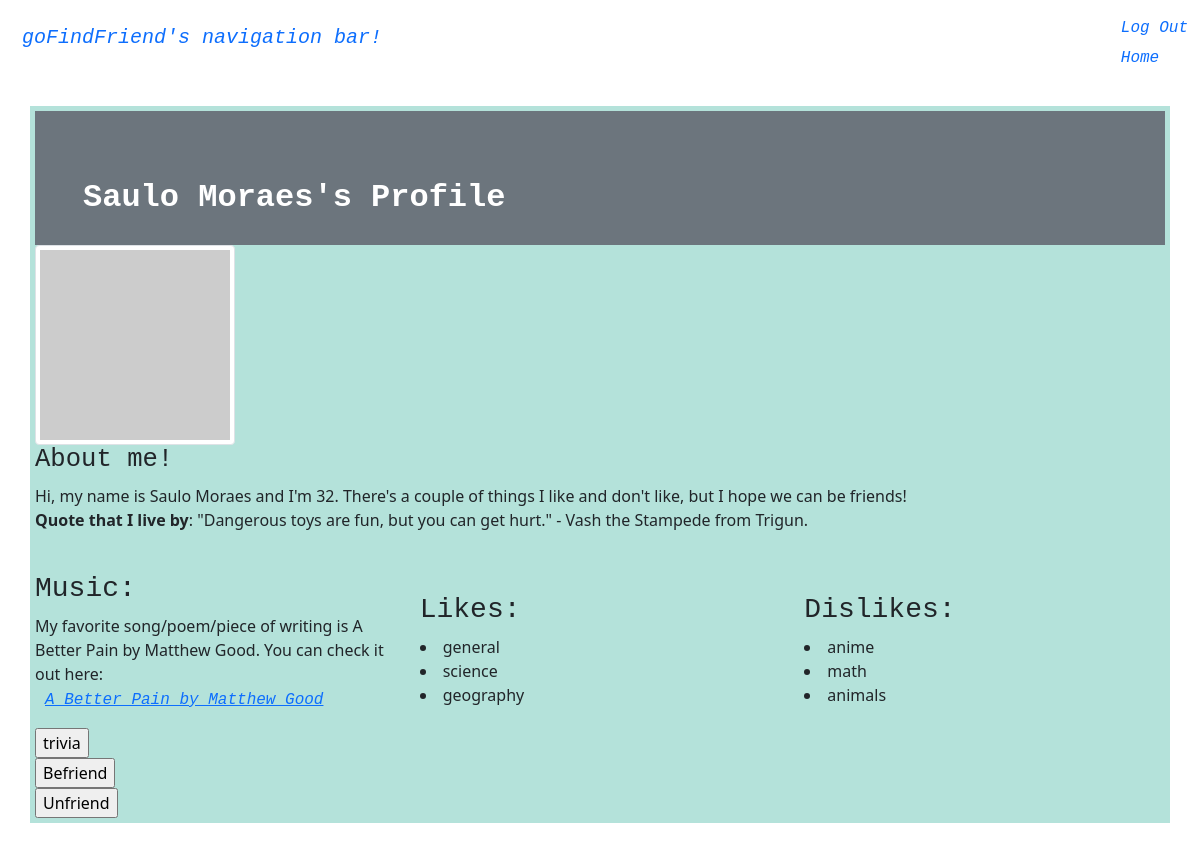
The app's page /friend/Saulo Moraes with its own data.
### tables this page shows
CREATE TABLE profiles (name TEXT, user TEXT, pfp TEXT, age TEXT, songURL TEXT, songName TEXT, quote TEXT, like1 TEXT, like2 TEXT, like3 TEXT, dislike1 TEXT, dislike2 TEXT, dislike3 TEXT, friendship TEXT);

### __init__.py (the view)
@app.route("/friend/<string:name>", methods = ['GET','POST'])
def saved_profile(name):
    char1 = {
        "name" : get_profile_value(name,"name"),
        "age" : get_profile_value(name,"age"),
        "pfp": get_profile_value(name, "pfp"),
        "quote": get_profile_value(name, "quote"),
        "song": {"name": get_profile_value(name,"songName"), "url": get_profile_value(name,"songURL")},
        "likes": [get_profile_value(name, "like1"), get_profile_value(name, "like2"), get_profile_value(name, "like3")],
        "dislikes": [get_profile_value(name, "dislike1"), get_profile_value(name, "dislike2"), get_profile_value(name, "dislike3")],
        "friendship": get_profile_value(name, "friendship"),
    }
    session["character"] = char1
    return render_template("profile.html", character=session["character"])

### data/data_functions_v2.py (called while the page is built)
def profile_exists(name):
    return profiles.value_exists(name)

def get_profile_value(name, field):
    if(not profile_exists(name)):
        raise KeyError("the given profile cannot be found")
    else:
        return profiles.get_value(name,field)

### data/table.py (called while the page is built)
    def get_value_list(self, search, field):
        self.c.execute(
            f"SELECT {field} FROM {self.table_name} WHERE {self.search_field} = ?", [search])
        return self.c.fetchone()

    def get_value(self, search, field):
        value_list = self.get_value_list(search, field)
        return value_list[0]

    def value_exists(self, search):
        value_list = self.get_value_list(search, "1")
        return bool(value_list)

### templates/profile.html (shortened to what this page needs)
<!DOCTYPE html>
<html lang="en">
    <head>
        <link href="https://cdn.jsdelivr.net/npm/bootstrap@5.1.3/dist/css/bootstrap.min.css" rel="stylesheet"
>
        <link href="/css/stylesheet" type="text/css" rel="customStyle">
    </head>
    <nav class="navbar navbar-default">
        <div class="container-fluid">
        <div class="navbar-header">
            <a class="navbar-brand" href="/">goFindFriend's navigation bar!</a>
        </div>
        <ul class="nav navbar-nav navbar-right">
            <li class="nav-item"><a class="nav-link" href="/logout"> Log Out</a></li>
            <li class="nav-item"><a class="nav-link" href="/"> Home</a></li>
        </ul>
        </div>
    </nav>
    <div class="body">
        <body>
            <div class="p-5 bg-secondary text-white">
                <h1>
                    {{character.name}}'s Profile
                </h1>
            </div>
            <img src = "{{character.pfp}}" alt="Fish" class = "img-thumbnail" style="width: 200px; height: 200px; object-fit: cover; object-position: 10%;">
            <div>
                <h2>About me!</h2>
                <p>
                    Hi, my name is {{character.name}} and I'm {{character.age}}. There's a couple of things I like and don't like, but I hope we can be friends! <br>
                    <b> Quote that I live by</b>: {{character.quote}}.
                </p>
                <br>
                <div class = "row align-items-center">
                    <div class="col">
                        <h3>
                            Music:
                        </h3>
                        <p>
                            My favorite song/poem/piece of writing is {{character.song.name}}. You can check it out here: <br>
                            <a href={{character.song.url}}>{{character.song.name}}</a>
                        </p>
                    </div>
                    <div class="col">
                        <h3>
                            Likes:
                        </h3>
                        <list>
                            {% for item in character.likes %}
                            <li>{{item}}</li>
                            {% endfor %}
                        </list>
                    </div>
                    <div class="col">
                        <h3>
                            Dislikes:
                        </h3>
                        <list>
                            {% for item in character.dislikes %}
                            <li>{{item}}</li>
                            {% endfor %}
                        </list>
                    </div>
                </div>
            </div>
            <div>
                <form action="/game">
                    <input type="submit" value="trivia" />
                </form>
            </div>
            <div>
                <form action="/save">
                    <input type="submit" value="Befriend" />
                </form>
            </div>
            <div>
                <form action="/unfriend">
                    <input type="submit" value="Unfriend" />
                </form>
            </div>
        </body>
    </div>
</html>

### templates/profile.html (style rules this page uses)
div.body { background-color: rgb(180, 226, 218); margin: 30px; margin-bottom: 30px; padding: 5px; }
h1 { font-family: courier; font-weight: bold; font-size: 200%; margin-top: 20px; margin-bottom: -20px; }
h2 { font-family: courier; font-size: 160%; }
h3 { font-family: courier; }
a { font-family: courier; padding: 10px; font-style: italic; margin-bottom: -10px; }

### records on screen
profiles: name "Saulo Moraes", age "32", quote "\"Dangerous toys are fun, but you can get hurt.\" - Vash the Stampede from Trigun", song.name "A Better Pain by Matthew Good", like1 "general", like2 "science", like3 "geography", dislike1 "anime", dislike2 "math", dislike3 "animals"
